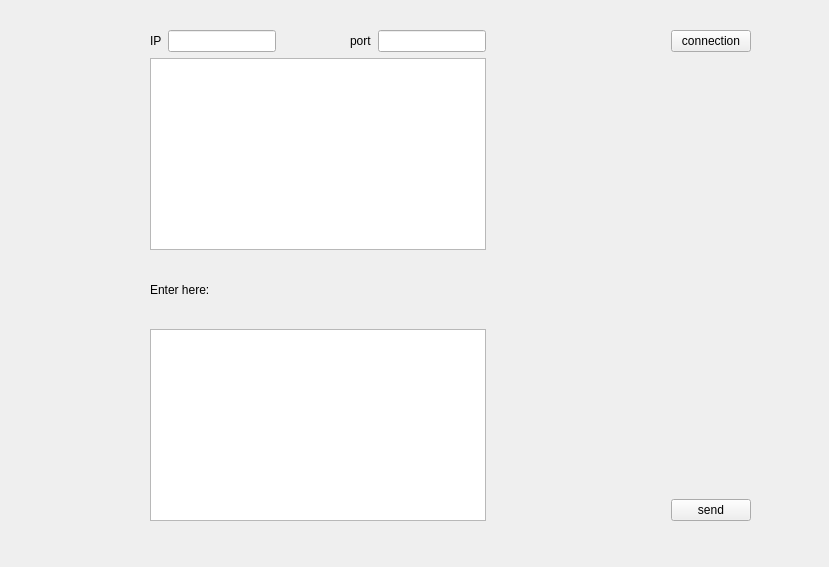
<?xml version="1.0" encoding="UTF-8"?>
<ui version="4.0">
 <class>chat_client</class>
 <widget class="QWidget" name="chat_client">
  <property name="geometry">
   <rect>
    <x>0</x>
    <y>0</y>
    <width>829</width>
    <height>567</height>
   </rect>
  </property>
  <property name="windowTitle">
   <string>Form</string>
  </property>
  <widget class="QWidget" name="layoutWidget">
   <property name="geometry">
    <rect>
     <x>150</x>
     <y>30</y>
     <width>601</width>
     <height>491</height>
    </rect>
   </property>
   <layout class="QGridLayout" name="gridLayout">
    <item row="0" column="0" colspan="3">
     <layout class="QHBoxLayout" name="horizontalLayout_3">
      <item>
       <layout class="QHBoxLayout" name="horizontalLayout">
        <item>
         <widget class="QLabel" name="label_2">
          <property name="text">
           <string>IP</string>
          </property>
         </widget>
        </item>
        <item>
         <widget class="QLineEdit" name="lineEdit_IP"/>
        </item>
       </layout>
      </item>
      <item>
       <spacer name="horizontalSpacer">
        <property name="orientation">
         <enum>Qt::Horizontal</enum>
        </property>
        <property name="sizeHint" stdset="0">
         <size>
          <width>68</width>
          <height>20</height>
         </size>
        </property>
       </spacer>
      </item>
      <item>
       <layout class="QHBoxLayout" name="horizontalLayout_2">
        <item>
         <widget class="QLabel" name="label_3">
          <property name="text">
           <string>port</string>
          </property>
         </widget>
        </item>
        <item>
         <widget class="QLineEdit" name="lineEdit_Port"/>
        </item>
       </layout>
      </item>
     </layout>
    </item>
    <item row="0" column="4" rowspan="4">
     <layout class="QVBoxLayout" name="verticalLayout">
      <item>
       <widget class="QPushButton" name="pushButton_Connect">
        <property name="text">
         <string>connection</string>
        </property>
       </widget>
      </item>
      <item>
       <spacer name="verticalSpacer">
        <property name="orientation">
         <enum>Qt::Vertical</enum>
        </property>
        <property name="sizeHint" stdset="0">
         <size>
          <width>20</width>
          <height>228</height>
         </size>
        </property>
       </spacer>
      </item>
      <item>
       <widget class="QPushButton" name="pushButton_Send">
        <property name="text">
         <string>send</string>
        </property>
       </widget>
      </item>
     </layout>
    </item>
    <item row="1" column="0" colspan="3">
     <widget class="QTextBrowser" name="textBrowser"/>
    </item>
    <item row="2" column="1">
     <spacer name="verticalSpacer_2">
      <property name="orientation">
       <enum>Qt::Vertical</enum>
      </property>
      <property name="sizeHint" stdset="0">
       <size>
        <width>20</width>
        <height>18</height>
       </size>
      </property>
     </spacer>
    </item>
    <item row="2" column="3">
     <spacer name="horizontalSpacer_2">
      <property name="orientation">
       <enum>Qt::Horizontal</enum>
      </property>
      <property name="sizeHint" stdset="0">
       <size>
        <width>40</width>
        <height>20</height>
       </size>
      </property>
     </spacer>
    </item>
    <item row="3" column="0" colspan="3">
     <widget class="QTextEdit" name="textEdit"/>
    </item>
    <item row="2" column="0">
     <widget class="QLabel" name="label_4">
      <property name="text">
       <string>Enter here:</string>
      </property>
     </widget>
    </item>
   </layout>
  </widget>
 </widget>
 <resources/>
 <connections/>
</ui>
